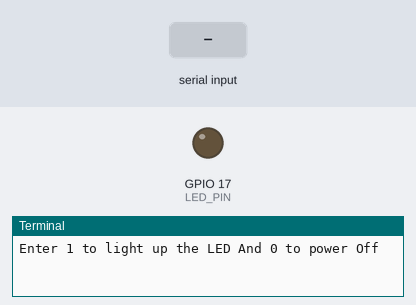
A program run on a simulated Raspberry Pi (BCM pin numbers). On the bench: output pins drawn as LEDs (lit = HIGH), the last lines printed to the terminal. Inputs (shaded band) come from the test bench. At 3.3 s the program stops and its outputs stay as they are.

Above: at 1.2 s.
1.3 s: "1" typed at the terminal, then Enter
At 2.1 s:
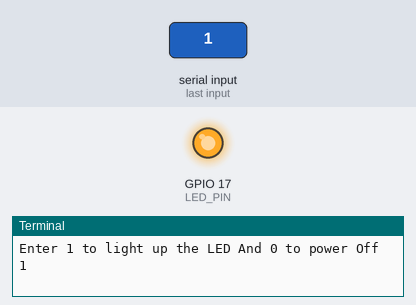
Timing chart, 0 to 4.8 s (numbered marks = the images above; inputs shaded):
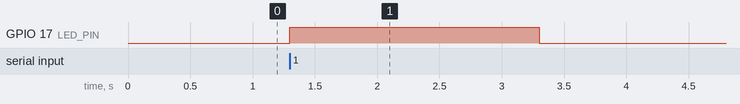

Measured:
- after the input at 1.3 s, GPIO 17 (LED_PIN): LOW → HIGH at once, → LOW 2.0 s later

The program:

activity_Led_state_input.py
```python
import RPi.GPIO as GPIO
import time

LED_PIN = 17

GPIO.setmode(GPIO.BCM)
GPIO.setup(LED_PIN, GPIO.OUT)
GPIO.output(LED_PIN, GPIO.LOW)

state = int(input("Enter 1 to light up the LED And 0 to power Off"))

if state == 0:
    GPIO.output(LED_PIN, GPIO.LOW)
elif state == 1:
    GPIO.output(LED_PIN, GPIO.HIGH)


time.sleep(2)
GPIO.cleanup()
```
